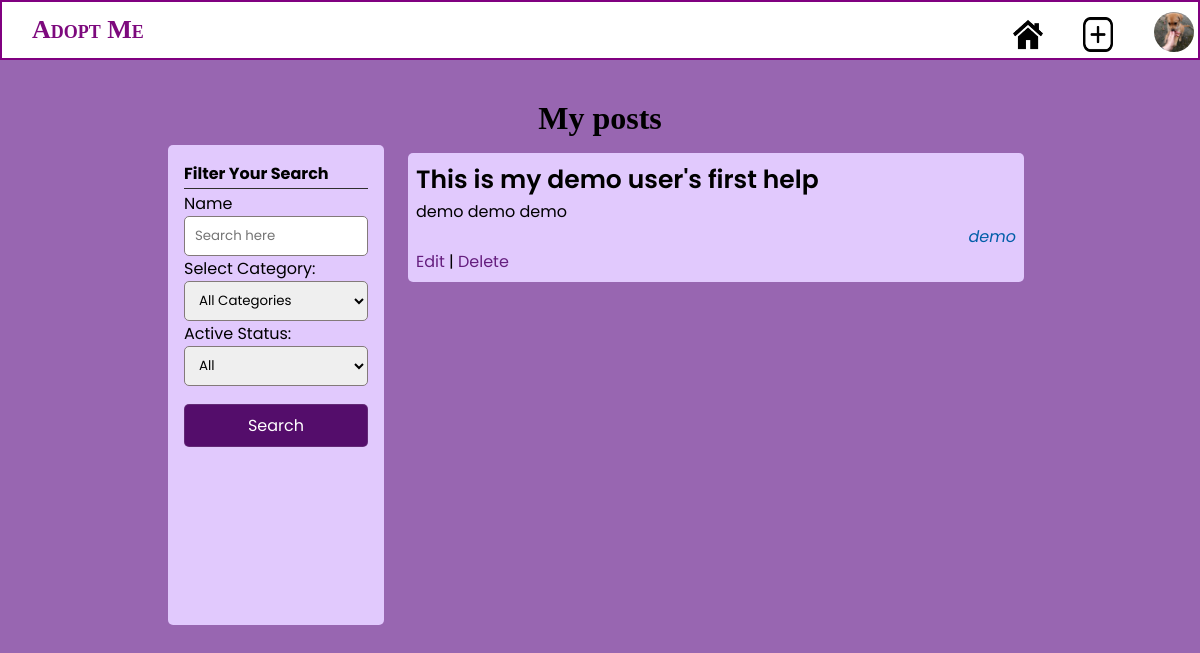
Page /my-helps.php (signed in) on the committed database.
### tables this page shows
CREATE TABLE `pets` (
  `id` int(11) NOT NULL,
  `title` varchar(255) NOT NULL,
  `description` text NOT NULL,
  `location` varchar(255) NOT NULL,
  `contact` int(11) NOT NULL,
  `helper_id` int(10) UNSIGNED NOT NULL,
  `category` int(10) UNSIGNED DEFAULT NULL,
  `created_at` datetime NOT NULL DEFAULT current_timestamp(),
  `active` int(11) NOT NULL DEFAULT 1,
  `image` varchar(255) DEFAULT NULL
);

### includes/function.php (called while the page is built, shortened)
<?php
require_once('database.php');
function getDonationsByUser($limit = NULL, $offset = NULL, $search = NULL, $category = NULL, $user_id = NULL, $active = NULL)
{
    global $conn;
    $lim = $limit !== NULL ? $limit : 10;
    $off = $offset !== NULL ? $offset : 0;
    $search = $conn->real_escape_string($search);
    $frm_q = "FROM `pets` WHERE `helper_id`= $user_id ";
    $order_q = "ORDER BY `id` DESC LIMIT $lim OFFSET $off";
    $search_q = "AND (`title` LIKE \"%$search%\" OR `description` LIKE \"%$search%\") ";
    $query = "SELECT id, location, title, description " . $frm_q . $search_q . $order_q;
    $sql = $conn->prepare($query);
    $sql->execute();
    $donations = $sql->get_result();
    $count_sql = $conn->prepare("SELECT COUNT(id) as total " . $frm_q . $search_q);
    $count_sql->execute();
    $donations_count = $count_sql->get_result()->fetch_object();
    return array("results" => $donations, "count" => $donations_count->total);
}

### partials/category_inp.php (the view, shortened to what this page needs)
<label for='category'>Select Category:</label>
<select id='create-help-category' class='search-input input' name='category'>
    <option value=''>All Categories</option>
</select>

### my-helps.php (shortened to what this page needs)
<?php
include "./includes/function.php";
?>
<!DOCTYPE html>
<html lang="en">
<head>
    <link rel="stylesheet" href="./styles/main.css">
    <link rel="stylesheet" href="./styles/nav.css">
    <link rel="stylesheet" href="./styles/list.css">
</head>
<body>
    <?php include("./partials/nav.php") ?>
    <div class="container">
        <div class="title">
            <h1>My posts</h1>
        </div>
        <div class="data-section">
            <div class="sidebar">
                <div class="">
                    <b>Filter Your Search</b>
                    <hr>
                    <form class="search-form">
                        <?php include "./partials/search_inp.php" ?>
                        <?php include "./partials/category_inp.php" ?>
                        <?php include "./partials/active_inp.php" ?>
                        <button class=" btn search-btn">
                            Search
                        </button>
                    </form>
                </div>
</div>
            <div class="helplist-container" autofocus>
                <?php
                $limit = (isset($_GET['limit']) && $_GET['limit'] != null) ? $_GET['limit'] : 10;
                $offset = (isset($_GET['offset']) && $_GET['offset'] != null) ? $_GET['offset'] : 0;
                $category = (isset($_GET['category']) && $_GET['category'] != null) ? $_GET['category'] : NULL;
                $active = (isset($_GET['active']) && $_GET['active'] != null) ? $_GET['active'] : NULL;
                $search = (isset($_GET['search']) && $_GET['search'] != null) ? $_GET['search'] : "";
                $helps = getDonationsByUser($limit, $offset, $search, $category, $_SESSION['user']['id'], $active);
                while ($help = $helps['results']->fetch_assoc()) {
                ?>
                    <div class='help-item'>
                        <div class='help-title'>
                            <h3><?= $help['title'] ?></h3>
                        </div>
                        <div class='help-description'>
                            <p><?= $help['description'] ?></p>
                        </div>
                        <div class='help-meta'><?= $help['location'] ?></div>
                        <a href='./update-help.php?help_id=<?= $help['id'] ?>' class=''>Edit</a>
                        |
                        <a href='./delete-help.php?help_id=<?= $help['id'] ?>' class=''>Delete</a>
                    </div>
                <?php
                }
                ?>
        </div>
    </div>
</body>
</html>

### styles/main.css (style rules this page uses)
* { --primary: #8347b5; --secondary: #ffffff; --primary-green: #227027; --secondary-green: #90f096; --primary-red: #a81b0e; --secondary-red: #ff7a73; --meta: rgb(0, 93, 168); --focus-light: rgba(163, 211, 226, 0.897); --primary-btn-active: #ffffff; padding: 0px; margin: 0px; font-family: "Poppins", "Segoe UI", Tahoma, Geneva, Verdana, sans-serif; box-sizing: border-box; }
.container { padding: 100px 10rem 0px 10rem; }
.btn { border: 0.1rem solid #a8a8a82d; padding: 1vh 1vw; border-radius: 5px; min-height: 30px; max-height: 10vh; cursor: pointer; }
a { text-decoration: none; color: #651e7e; }
.input, input { float: left; min-height: 3em; width: 100%; border-radius: 5px; border: 0.1em solid rgb(131, 122, 122); padding: 0px 1em 0px 1em; }
body { background-color: white; }
hr { border: none; background: rgb(47, 46, 46); height: 1px; margin: 2px 0px; }

### styles/nav.css (style rules this page uses)
* { margin: 0; padding: 0; }
body { height: 100vh; background-color: rgb(152, 102, 177); background-size: cover; background-position: center; }

### styles/list.css (style rules this page uses)
.title { text-align: center; color: rgba(243, 233, 245, 0.795); align-content: center; }
.title h1 { font-family: cursive; color: black; }
.data-section { display: flex; flex-wrap: wrap; padding: 0.5em; }
.sidebar { flex: 1 1 25%; background-color: #e1c9fd; height: 60vh; padding: 1rem; border-radius: 5px; }
.helplist-container, .related-helps { flex: 1 1 75%; height: 75vh; min-width: 60%; background-color: transparent; border-radius: 5px; overflow-y: scroll; padding: 0px 0px 0px 1rem; }
.help-item { min-height: 10vh; background-color: #e1c9fd; margin: 1vh; padding: 1vh; border-radius: 5px; }
.help-meta { font-style: italic; text-align: right; color: var(--meta); }
.search-form { display: flex; flex-direction: column; }
.search-input { padding: 0px 10px 0px 10px; }
.search-btn { margin-top: 10%; background-color: #540d6b; color: white; font-size: medium; }
.help-title > * { font-weight: 600; font-size: 25px; }

### rows in the picture
pets: title "This is my demo user's first help", description "demo demo demo", location "demo"
